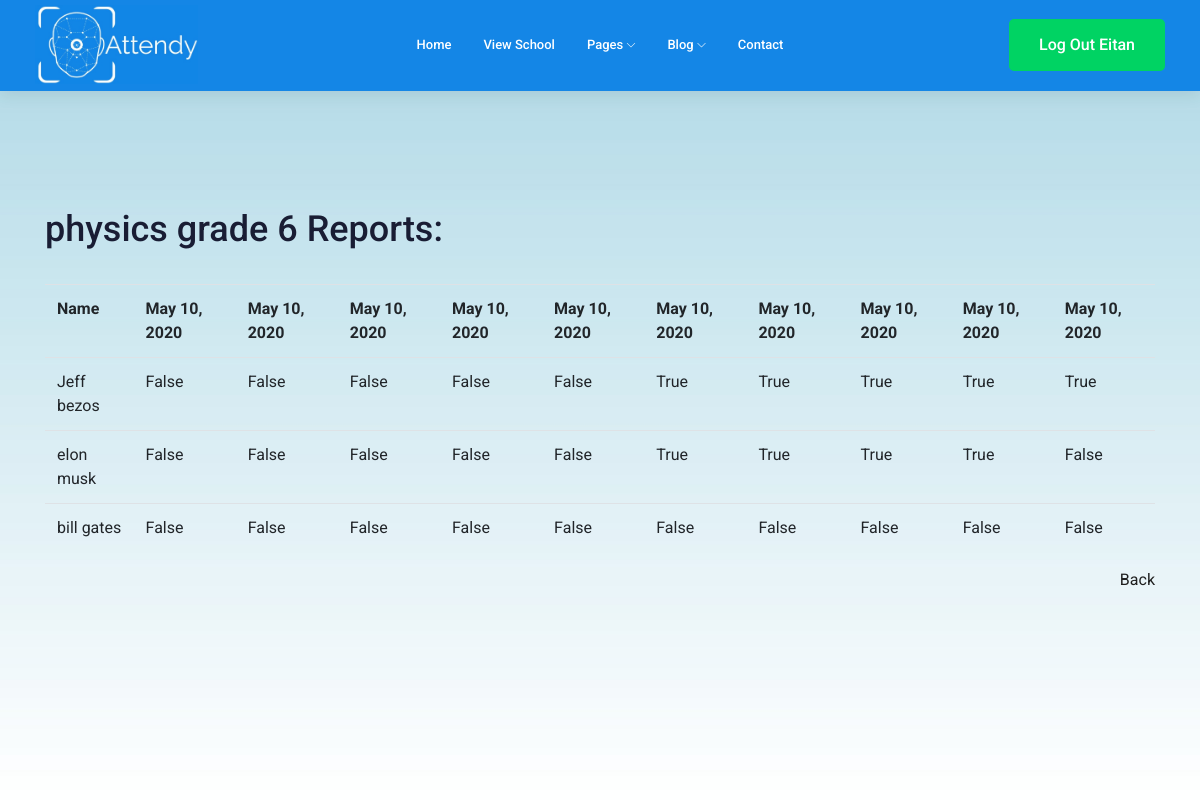
Page /view_reports/1/ (signed in) on the committed database.
### main/models.py (models this page shows, shortened)
class Class(models.Model):
    name = models.CharField(max_length=200)
    id = models.AutoField(primary_key=True)
    teacher = models.ForeignKey(Teacher, default=0, on_delete=models.SET_DEFAULT)
    student_list = models.CharField(max_length=1000, default='', blank=True)
    class Meta:
        verbose_name_plural = 'Classes'

class Report(models.Model):
    id = models.AutoField(primary_key=True)
    date = models.DateField(auto_now_add=True)
    status = models.CharField(max_length=200, default='done')
    belonging_class = models.ForeignKey(Class, default=0, on_delete=models.SET_DEFAULT)
    dictionary = models.CharField(max_length=1000)
    def get_student_dict(self):
        return ast.literal_eval(str(self.dictionary))
    class Meta:
        verbose_name_plural = 'Reports'

### main/views.py (the view)
# urls.py: path('view_reports/<int:class_id>/', views.view_reports, name='view reports'),
def view_reports(request, class_id):
    if request.user.is_authenticated:
        class_ = Class.objects.filter(id=class_id)[0]
        reports = Report.objects.filter(belonging_class=class_)
        reports = sorted(reports, key=lambda x: x.date)
        student_dict = {key: [val] for key, val in reports[0].get_student_dict().items()}
        for i, report in enumerate(reports):
            if i != 0:
                new_dict = report.get_student_dict()
                for key, val in new_dict.items():
                    student_dict[key].append(val)
        print(student_dict)
        return render(request, 'main/view_reports.html',
                      context={'reports': reports, 'student_dict': student_dict, 'class_name': class_.name})
    else:
        return redirect('main:landing page')

### main/templates/main/view_reports.html (shortened to what this page needs)
<!DOCTYPE html>
<html lang="en">
<head>
    {% extends "main/header.html" %}
{% block content %}
<br>
<div class="container">
    <section class="hero is-primary">
        <div class="hero-body">
            <h1 class="title">{{class_name}} Reports:</h1>
        </div>
    </section>
    <br/>
    <table class="table is-bordered is-striped is-narrow is-hoverable is-fullwidth">
        <tr>
            <th>Name</th>
            {% for report in reports %}
            <th>{{report.date}}</th>
            {% endfor %}
        </tr>
        {% for name, l in student_dict.items %}
        <tr>
            <td>{{name}}</td>
            {% for i in l %}
                <td>{{i}}</td>
            {% endfor %}
        </tr>
        {% endfor %}
    </table>
    <a style="float:right;" class="tag is-info is-large is-light" href="{{path}}">Back</a>
</div>
{% endblock %}

### main/templates/main/header.html (shortened to what this page needs)
<!DOCTYPE html>
<html lang="en">
<head>
    <link rel="stylesheet" href="/static/css/bootstrap.min.css" type="text/css">
    <link rel="stylesheet" href="/static/css/owl.carousel.min.css" type="text/css">
    <link rel="stylesheet" href="/static/css/magnific-popup.css" type="text/css">
    <link rel="stylesheet" href="/static/css/font-awesome.min.css" type="text/css">
    <link rel="stylesheet" href="/static/css/themify-icons.css" type="text/css">
    <link rel="stylesheet" href="/static/css/nice-select.css" type="text/css">
    <link rel="stylesheet" href="/static/css/flaticon.css" type="text/css">
    <link rel="stylesheet" href="/static/css/gijgo.css" type="text/css">
    <link rel="stylesheet" href="/static/css/animate.min.css" type="text/css">
    <link rel="stylesheet" href="/static/css/slicknav.css" type="text/css">
<link rel="stylesheet" type="text/css" href="https://cdn.jsdelivr.net/npm/css-toggle-switch@latest/dist/toggle-switch.css" />
    <link rel="stylesheet" href="/static/css/style.css" type="text/css">
        <link rel="stylesheet" href="https://use.fontawesome.com/releases/v5.3.1/css/all.css">
</head>
<body>
<header>
    <div class="header-area ">
        <div id="sticky-header" class="main-header-area sticky">
            <div class="container-fluid ">
                <div class="header_bottom_border">
                    <div class="row align-items-center">
                        <div class="col-xl-3 col-lg-2">
                            <div style="logo">
                                <a href="">
                                    <img style="max-width:163px;" src="/static/img/logo.jpeg" alt="">
                                </a>
                            </div>
                        </div>
                        <div class="col-xl-6 col-lg-7">
                            <div class="main-menu  d-none d-lg-block">
                                <nav>
                                    <ul id="navigation">
                                        <li><a href="/">home</a></li>
                                        <li><a href="/view_school">View School</a></li>
                                        <li><a href="#">pages <i class="ti-angle-down"></i></a>
                                        </li>
                                        <li><a href="#">blog <i class="ti-angle-down"></i></a>
                                        </li>
                                        <li><a href="contact.html">Contact</a></li>
                                    </ul>
                                </nav>
                            </div>
                        </div>
                        <div class="col-xl-3 col-lg-3 d-none d-lg-block">
                            <div class="Appointment">
                                {% if request.user.is_authenticated %}
                                <div class="d-none d-lg-block">
                                    <a class="boxed-btn3" href="/logout">Log out {{request.user.username}}</a>
                                </div>
                                {% endif %}
                            </div>
                        </div>
                        <div class="col-12">
                        </div>
                    </div>
                </div>
            </div>
        </div>
    </div>
</header>
<div class="slider_area">
    <div class="single_slider  d-flex align-items-center slider_bg_1" style=" height: 100vh;;">
        {% block content %}{% endblock %}
    </div>
</div>
</body>
</html>

### rows in the picture
Class: name "physics grade 6"
Report: date "May 10, 2020"
Report: date "May 10, 2020"
Report: date "May 10, 2020"
Report: date "May 10, 2020"
Report: date "May 10, 2020"
Report: date "May 10, 2020"
Report: date "May 10, 2020"
Report: date "May 10, 2020"
Report: date "May 10, 2020"
Report: date "May 10, 2020"

### other values in the picture
{{ request.user.username }} "Eitan"
{{ name }} "Jeff bezos" "elon musk" "bill gates"
{{ i }} "False" "False" "False" "False" "False" "True" "True" "True" "True" "True" "False" "False" "False" "False" "False" "True" "True" "True" "True" "False" "False" "False" "False" "False" "False" "False" "False" "False" "False" "False"
